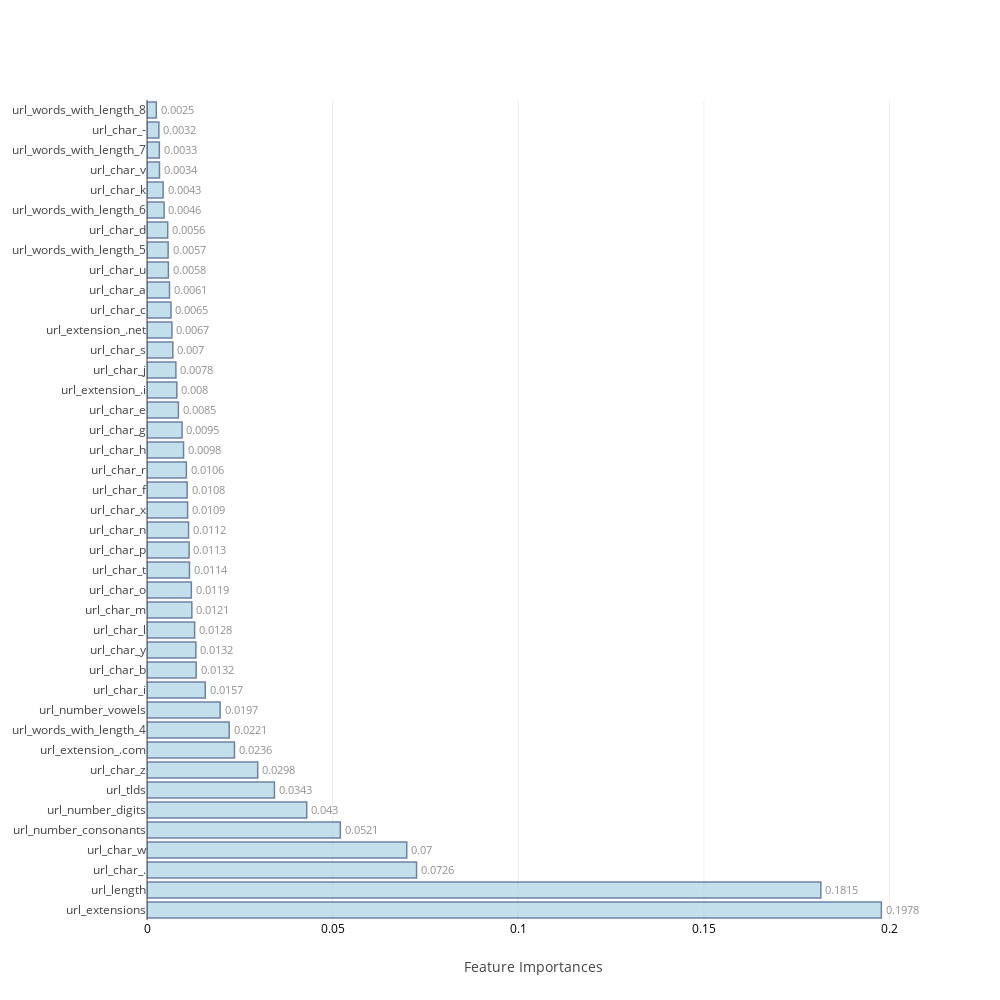

The notebook cell saved with this chart:
### Markdown cell above
### <a id='1.B' style="text-decoration : none; color : #000000;"> B. Average Feature Importances</a>

### Code cell
feat_impt_plot(np.average(feat_imp,axis=0),columns)

### Figure 1 — Plotly figure (JSON) as saved in the notebook; plotly's stock layout.template omitted (floating-point values rounded to 4 significant figures)
{"data": [{"marker": {"color": "rgb(158,202,225)", "line": {"color": "rgb(8,48,107)", "width": 1.5}}, "opacity": 0.6, "orientation": "h", "text": [0.1978, 0.1815, 0.0726, 0.07, 0.0521, 0.043, 0.0343, 0.0298, 0.0236, 0.0221, 0.0197, 0.0157, 0.0132, 0.0132, 0.0128, 0.0121, 0.0119, 0.0114, 0.0113, 0.0112, 0.0109, 0.0108, 0.0106, 0.0098, 0.0095, 0.0085, 0.008, 0.0078, 0.007, 0.0067, 0.0065, 0.0061, 0.0058, 0.0057, 0.0056, 0.0046, 0.0043, 0.0034, 0.0033, 0.0032, 0.0025], "textposition": "outside", "type": "bar", "uid": "97f3dfe0-3966-4b08-ae36-d2dde34246ce", "x": [0.1978, 0.1815, 0.07261, 0.06997, 0.05208, 0.04303, 0.03433, 0.02982, 0.02356, 0.02214, 0.01971, 0.01569, 0.01324, 0.01316, 0.01283, 0.01208, 0.01195, 0.01144, 0.01134, 0.01119, 0.01094, 0.01082, 0.0106, 0.009849, 0.009453, 0.008457, 0.008033, 0.007776, 0.006958, 0.006707, 0.006462, 0.006058, 0.005765, 0.005698, 0.005583, 0.004604, 0.004348, 0.003362, 0.003329, 0.003194, 0.002505], "y": ["url_extensions", "url_length", "url_char_.", "url_char_w", "url_number_consonants", "url_number_digits", "url_tlds", "url_char_z", "url_extension_.com", "url_words_with_length_4", "url_number_vowels", "url_char_i", "url_char_b", "url_char_y", "url_char_l", "url_char_m", "url_char_o", "url_char_t", "url_char_p", "url_char_n", "url_char_x", "url_char_f", "url_char_r", "url_char_h", "url_char_g", "url_char_e", "url_extension_.i", "url_char_j", "url_char_s", "url_extension_.net", "url_char_c", "url_char_a", "url_char_u", "url_words_with_length_5", "url_char_d", "url_words_with_length_6", "url_char_k", "url_char_v", "url_words_with_length_7", "url_char_-", "url_words_with_length_8"]}], "layout": {"autosize": false, "height": 1000, "width": 1000, "xaxis": {"tickfont": {"color": "black", "size": 12}, "title": "Feature Importances"}, "yaxis": {"automargin": true}}}
